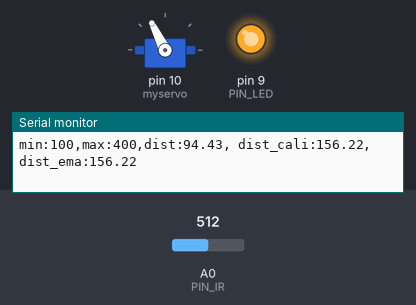
Simulated run of this sketch. Board: Arduino Uno, built with avr-gcc and run on an emulated ATmega328P. Parts: servo, output pins drawn as LEDs (lit = HIGH), the last lines printed to the serial monitor. The inputs (shaded band) are chosen by the test bench; at power-on: A0 (PIN_IR) = 512.

Above: at 1.2 s.
1.3 s: A0 (PIN_IR) set to 401
4.3 s: A0 (PIN_IR) set to 385
At 4.7 s:
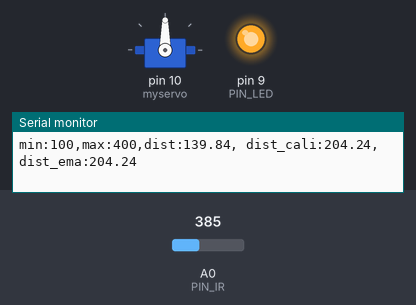
5.8 s: A0 (PIN_IR) set to 90
At 7.0 s:
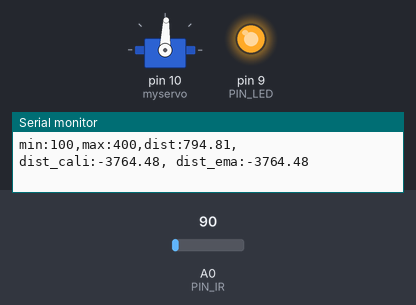
7.3 s: A0 (PIN_IR) set to 460
At 8.5 s:
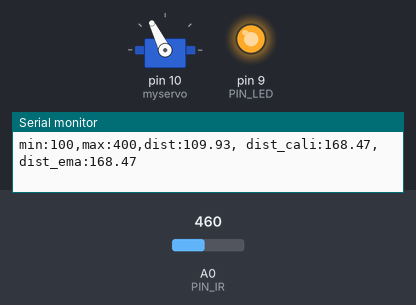
8.8 s: A0 (PIN_IR) set to 0
At 9.7 s:
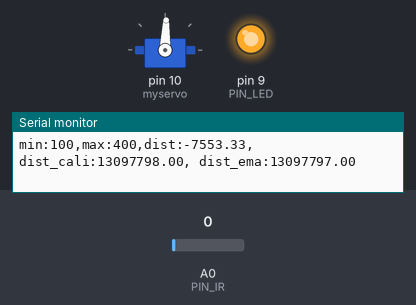
10.3 s: A0 (PIN_IR) set to 716
At 10.7 s:
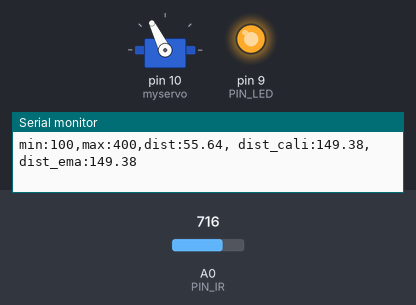
Timing chart, 0 to 12.9 s (numbered marks = the images above; inputs shaded):
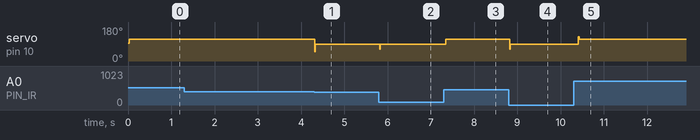

The sketch:

22P06_20203078.ino
```cpp
#include <Servo.h>

Servo myservo;

// Arduino pin assignment
#define PIN_IR A0
#define PIN_LED 9

#define INTERVAL 25 // sampling interval (unit: ms)
#define _DIST_MIN 100 // minimum distance to be measured (unit: mm)
#define _DIST_MAX 450 // maximum distance to be measured (unit: mm)

#define _DUTY_MIN 1000 // servo full clockwise position (+ degree)
#define _DUTY_NEU 1460 // servo neutral position (90 degree)
#define _DUTY_MAX 1950 // servo full counterclockwise position (- degree)

const float coE[] = {-0.0000279, 0.0185504, -2.1256635, 215.0260079};
unsigned long last_sampling_time; // unit: ms
int last_section, curr_section;
float section_distance[6] = {0,200,240,330,410,600};
float raw_dist, dist_cali, dist_ema, duty_gap, alpha;
float last_dist;
float servo_angle;


void setup() {
// initialize GPIO pins
  pinMode(PIN_LED,OUTPUT);
  digitalWrite(PIN_LED, 1);

// initialize serial port
  Serial.begin(57600);

  myservo.attach(10);
  myservo.writeMicroseconds(1500);

  alpha = 0.7;

  servo_angle = _DUTY_NEU;
  last_section = find_section();
  last_sampling_time = 0;
}

float ir_distance(void){ // return value unit: mm
  float val;
  float volt = float(analogRead(PIN_IR));
  val = ((6762.0/(volt-9.0))-4.0) * 10.0;
  return val;
}

int find_section(){
  for(int i = 0;i < 5; i++)
  {
    if(section_distance[i] <= dist_ema && section_distance[i+1] >= dist_ema)
      return i;
  }
  return 5;
}

void dist_calcul(void){
  raw_dist = ir_distance();
  dist_cali = coE[0] * pow(raw_dist, 3) + coE[1] * pow(raw_dist, 2) + coE[2] * raw_dist + coE[3];

  // get a distance reading from the USS
  dist_ema = (alpha)*dist_cali + dist_ema*(1-alpha);
}

//상황 8개

int calc_duty(){
  if(curr_section-last_section>0)
  {
    if(curr_section == 1)
    {
      return 75;
    }
    else if(curr_section == 2)
    {
      return 0;
    }
    else if(curr_section == 3)
    {
      return 25;
    }
    else return 50;
  }
  else if(curr_section-last_section<0)
  {
    if(curr_section == 3)
    {
      return -75;
    }
    else if(curr_section == 2)
    {
      return 0;
    }
    else if(curr_section == 1)
    {
      return -25;
    }
    else return -50;
  }
  else
  {
    if(curr_section == 0)
      return -50;
    else if(curr_section == 4)
      return 50;
  }
}

void loop() {
  if(millis() < last_sampling_time + INTERVAL) return ;

  // 만약 공이 20~35 구간에 있다면
  // 10~20구간
  // 20~25구간
  // 25~30구간
  // 30~35구간
  // 35~45구간

  dist_calcul();
  curr_section = find_section();
  Serial.print("min:100,max:400,dist:");
  Serial.print(raw_dist);
  Serial.print(", dist_cali:");
  Serial.print(dist_cali);
  Serial.print(", dist_ema:");
  Serial.println(dist_ema);
  servo_angle = _DUTY_NEU - calc_duty()*5.5;
  /*
  Serial.print(servo_angle);
  Serial.print(" ");
  Serial.print(last_section);
  Serial.print(" ");
  Serial.println(curr_section);
  */
  last_section = curr_section;
  if(servo_angle < 1000) servo_angle = 1000;
  else if(servo_angle > 1950) servo_angle = 1950;
  myservo.writeMicroseconds(servo_angle);
}
```

Measured:
- the behaviour switches between 392 and 391 on A0 (PIN_IR) (found by bisection; images 0 and 1)
- after the input at 4.3 s, servo on pin 10 (myservo): 116° → 90° at once
- after the input at 5.8 s, servo on pin 10 (myservo): 90° → 88° at once
- after the input at 7.3 s, servo on pin 10 (myservo): 88° → 116° at once
- after the input at 8.8 s, servo on pin 10 (myservo): 116° → 88° at once
- after the input at 10.3 s, servo on pin 10 (myservo): 88° → 116° after 0.11 s
